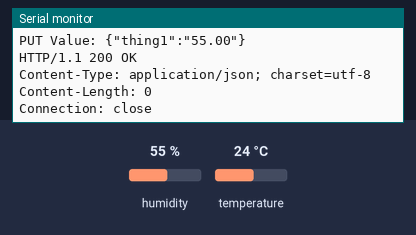
Bench run of a sketch on a simulated ESP8266 (NodeMCU). On the bench: the last lines printed to the serial monitor. Inputs (shaded band) come from the test bench; at power-on: humidity 55 %, temperature 24 °C. WiFi joins after 1.5 s; servers stay silent unless stated; uploads are accepted with an empty reply.

Above: at 2.7 s.
2.8 s: humidity set to 22 %
At 3.95 s:
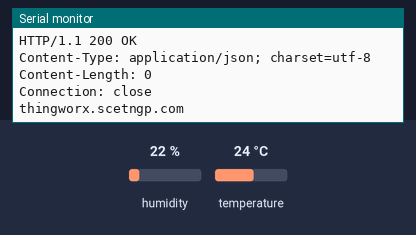
8.2 s: temperature set to 12 °C
At 10.0 s:
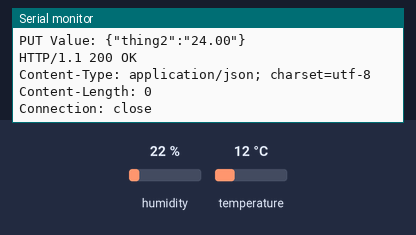
13.6 s: humidity set to 40 %
At 15.37 s:
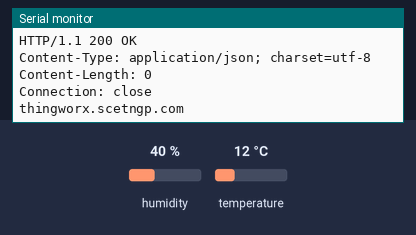
Timing chart, 0 to 16.9 s (numbered marks = the images above; inputs shaded):
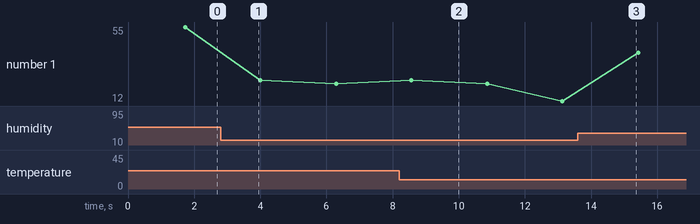

The sketch:

DHT_11.ino.ino
```cpp
#include <ESP8266WiFi.h>
//#include <ESP8266HTTPClient.h>
//#include <WiFiClient.h>
//#define ACCEPT_TYPE "text/csv"
WiFiClient client;

#include "DHT.h"
#define DHTPIN 2
#define DHTTYPE DHT11
DHT dht(DHTPIN, DHTTYPE);

const char* ssid = "Le_mauj_kaat";
const char* password = "aesikitaisi";
const char* host="thingworx.scetngp.com";
const int Port=80;

const char appKey[]= "4a0934b4-6c96-44c8-a302-1d3010462e05";
const char Thing[] = "Arjit_Thing";
const char Property1[] = "thing1";
const char Property2[] = "thing2";

void setup()
{
  dht.begin();
  Serial.begin(115200);
  Serial.println();
  Serial.print("connecting to ");
  Serial.println(ssid);
  WiFi.begin(ssid, password);
  while (WiFi.status() != WL_CONNECTED)
{
    delay(500);
    Serial.print(".");
}
  Serial.println("");
  Serial.println("WiFi connected");
  Serial.println("IP address: ");
  Serial.println(WiFi.localIP());
}
void Put(String ThingName, String ThingProperty, float Value)
  {
    Serial.println(host);
  if (!client.connect(host, Port))
{
    Serial.println("connection failed");
    return;
  } else
{
    Serial.println("Connected to ThingWorx.");
  }
  String url = "/Thingworx/Things/"+ThingName+"/Properties/"+ThingProperty;
  Serial.print("requesting URL: ");
  Serial.println(url);
  String strPUTReqVal = "{\""+ThingProperty+"\":\""+Value+"\"}";
  Serial.print("PUT Value: ");
  Serial.println(strPUTReqVal);
  client.print(String("PUT ") + url + " HTTP/1.1\r\n" +
               "Host: " + host + "\r\n" +
               "appKey:"+ appKey + "\r\n" +
               "x-thingworx-session: false" + "\r\n" +
               "Accept: application/json" + "\r\n" +
               "Connection: close" + "\r\n" +
               "Content-Type: application/json" + "\r\n" +
               "Content-Length: " + String(strPUTReqVal.length()) + "\r\n\r\n" +
               strPUTReqVal + "\r\n\r\n");
while (client.connected())
{
    String line = client.readStringUntil('\r');
    Serial.print(line);
  }
  client.stop();
}
void loop()
{
    float h = dht.readHumidity();
    float t = dht.readTemperature();
    Put(Thing,Property1,h);
    delay(1000) ;
    Put(Thing,Property2,t);
    delay(1000) ;
}
```

Measured:
- plotted number 1: 55 → 22 after the input at 2.8 s, 22 → 12 after the input at 8.2 s, 12 → 40 after the input at 13.6 s
